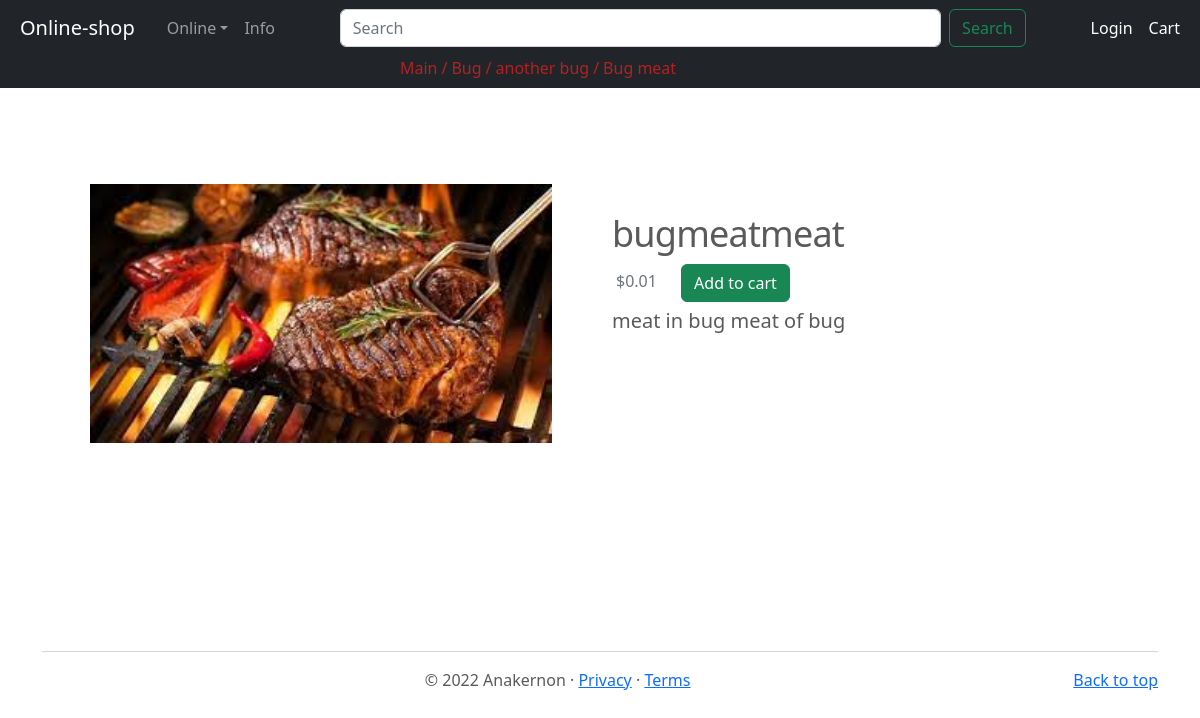
Screenshot of /bug/abug/bugmeat/bugmeatmeat/ with the database file from the repository.
### menu/models.py (models this page shows, shortened)
class Location(models.Model):
    name = models.CharField(max_length = 64, unique = True)

class Menu(models.Model):
    name = models.CharField(max_length = 32, default = "Category name", unique = True)
    link = models.SlugField(unique = True)
    image = models.ImageField(upload_to = "menu/static/menu/images/menu")
    order = models.IntegerField()
    class Meta:
        ordering = ("order",)

class Category(models.Model):
    menu = models.ForeignKey(Menu, related_name = "category", on_delete = models.CASCADE)
    name = models.CharField(max_length = 32, default = "Group name", unique = True)
    link = models.SlugField(unique = True)
    image = models.ImageField(upload_to = "menu/static/menu/images/menu")
    order = models.IntegerField()
    class Meta:
        ordering = ("order",)

class Group(models.Model):
    category = models.ForeignKey(Category, related_name = "group", on_delete = models.CASCADE)
    name = models.CharField(max_length = 32, default = "Products name", unique = True)
    link = models.SlugField(unique = True)
    image = models.ImageField(upload_to = "menu/static/menu/images/menu")
    order = models.IntegerField()
    class Meta:
        ordering = ("order",)

class Product(models.Model):
    location = models.ManyToManyField(Location)
    group = models.ForeignKey(Group, related_name = "product", on_delete = models.CASCADE)
    name = models.CharField(max_length = 50, default = "Product name", unique = True)
    link = models.SlugField(unique = True)
    image = models.ImageField(upload_to = "menu/static/menu/images/products")
    thumbnail = models.ImageField(upload_to = "menu/static/menu/images/products")
    description = models.TextField(blank = True, null = True)
    price = models.DecimalField(max_digits = 7, decimal_places = 2)
    date_added = models.DateTimeField(auto_now_add = True)
    class Meta:
        ordering = ("-date_added",)
    def get_absolute_url(self):
        return f"{self.group.category.menu.link}/{self.group.category.link}/{self.group.link}/{self.link}/"
    def get_image(self):
        if self.image:
            return self.image.url[13:]
        return ""
    def get_thumbnail(self):
        if self.thumbnail:
            return self.thumbnail.url[13:]

### menu/views.py (the view, shortened to what this page needs)
# urls.py: path("<slug:category_link>/<slug:group_link>/<slug:productlist_link>/<slug:product_link>/", ProductView.as_view(), name = "product")
class ProductView(APIView):
    serializer_class = ProductSerializer
    renderer_classes = [TemplateHTMLRenderer]
    template_name = 'menu/carousel/product.html'
    def get(self, request, category_link, group_link, productlist_link, product_link, format = None):
        if not request.session.exists(request.session.session_key):
            request.session.create()
            request.session["session_location"] = Location.objects.get(pk=1).name
        if len(Menu.objects.filter(link = category_link)) > 0:
            if len(Category.objects.filter(link = group_link)) > 0:
                if len(Group.objects.filter(link = productlist_link)) > 0:
                    if len(Product.objects.filter(group__category__menu__link = category_link, group__category__link = group_link, group__link = productlist_link, link = product_link, location__name = request.session["session_location"])) > 0:
                        product = Product.objects.filter(group__category__menu__link = category_link, group__category__link = group_link, group__link = productlist_link, location__name = request.session["session_location"]).get(link = product_link)
                        serializer = ProductSerializer(product)
                        return Response({"data" : serializer.data,
                                                        "locationset" : Location.objects.all(),
                                                        "parent" :  Menu.objects.get(link=category_link),
                                                        "parent1" :  Category.objects.get(link=group_link),
                                                        "parent2" : Group.objects.get(link=productlist_link),
                                                        "location" : request.session['session_location']
                                                    }, status = status.HTTP_200_OK)
                    return Response("Product doesn't exist", status = status.HTTP_404_NOT_FOUND)
                return Response("Products doesn't exist", status = status.HTTP_404_NOT_FOUND)
            return Response("Group doesn't exist", status = status.HTTP_404_NOT_FOUND)
        return Response("Category doesn't exist", status = status.HTTP_404_NOT_FOUND)

### menu/templates/menu/carousel/product.html (shortened to what this page needs)
{% extends 'menu/carousel/base.html' %}
{% block style %}
{% load static %}
<link href="{% static 'menu/search.css' %}"
          rel="stylesheet"
>
{% endblock %}
{% block navigation %}
<nav class="navbar navbar-expand-md navbar-dark  bg-dark">
    <a class="nav-link"
          style="color:firebrick"
          aria-current="page"
          href="\"
    >Main</a>
    <a class="nav-link px-1"
          style="color:firebrick"
          aria-current="page"
    >/</a>
    <a class="nav-link"
          style="color:firebrick"
          aria-current="page"
          href="\{{parent.link}}"
    >{{parent.name}}</a>
    <a class="nav-link px-1"
          style="color:firebrick"
          aria-current="page"
    >/</a>
    <a class="nav-link"
          style="color:firebrick"
          aria-current="page"
          href="\{{parent.link}}/{{parent1.link}}"
    >{{parent1.name}}</a>
    <a class="nav-link px-1"
          style="color:firebrick"
          aria-current="page"
    >/</a>
    <a class="nav-link"
          style="color:firebrick"
          aria-current="page"
          href="\{{parent.link}}/{{parent1.link}}/{{parent2.link}}"
    >{{parent2.name}}</a>
</nav>
{% endblock %}
{% block content %}
<div class="container marketing">
    <div class="py-5"></div>
    {% load static %}
    <div class="row featurette mx-auto">
        <div class="col-md-4 order-md-2">
            <h2 class="featurette-heading fw-normal lh-1"
            >{{data.name}}</h2>
            <form method="post" class="text-muted py-1">
                <span class="text-muted px-1">
                    ${{data.price}}</span>
                <span class="px-2"></span>
                <button class="btn btn-success"
                              name="add-item"
                              value="{{data.id}}"
                >Add to cart</button>
            </form>
            <p class="lead"
            >{{data.description}}</p>
        </div>
        <div class="col-md-6 order-md-1 px-5">
            <img src="{% static data.get_image %}"
                      class="bd-placeholder-img bd-placeholder-img-lg featurette-image img-fluid mx-auto"
                      width="500"
                      height="750"
            ></img>
        </div>
    </div>
    <div class="py-5"></div>
</div>
{% endblock %}

### menu/templates/menu/carousel/base.html (shortened to what this page needs)
<!doctype html>
<html lang="en">
    <head>
        <link href="https://cdn.jsdelivr.net/npm/bootstrap@5.2.0/dist/css/bootstrap.min.css"
                  rel="stylesheet"
        >
        {% block style %}
        {% load static %}
        {% endblock %}
    </head>
    <body>
        <header>
            <nav class="navbar navbar-expand-md navbar-dark fixed-top bg-dark">
                <div class="container-fluid">
                    <a class="navbar-brand px-2"
                          href="\"
                     >Online-shop</a>
                    <div class="collapse navbar-collapse" id="navbarCollapse">
                        <ul class="navbar-nav me-auto mb-2 mb-md-0">
                            <li class="nav-item dropdown">
                                <a class="nav-link dropdown-toggle"
                                      aria-current="page"
                                      href="#"
                                      role="button"
                                      data-bs-toggle="dropdown"
                                      aria-expanded="false"
                                 >{{location}}</a>
                          </li>
                          <li class="nav-item">
                            <a class="nav-link"
                                  aria-current="page"
                                  href="\info"
                            >Info</a>
                          </li>
                        </ul>
                    </div>
                    <form action="{% url 'menu:search' %}"
                               method="get"
                               class="d-flex mx-auto col-sm-7"
                               role="search"
                    >
                        <input name="q"
                                    class="form-control me-2"
                                    type="search"
                                    placeholder="Search"
                                    aria-label="Search"
                        >
                            <button class="btn btn-outline-success"
                                          type="submit"
                            >Search</button>
                    </form>
                    <div class="collapse navbar-collapse" id="navbarCollapse">
                        <ul class="navbar-nav ms-auto mb-2 mb-md-0">
                            <li class="nav-item">
                                {% if user.is_authenticated %}
                                <a class="nav-link active text-capitalize"
                                      href="\profile"
                                >{{user.username}}</a>
                                {% else %}
                                <li class="nav-item">
                                    <a class="nav-link active"
                                          href="\login"
                                    >Login</a>
                                </li>
                                {% endif %}
                            </li>
                            <li class="nav-item">
                                <a class="nav-link active"
                                      href="\cart"
                                >Cart</a>
                            </li>
                        </ul>
                    </div>
                </div>
            </nav>
            {% block navigation %} {% endblock %}
        </header>
        <main>
            {% block content %} {% endblock %}
            <div class="py-5">
            </div>
            <footer class="container text-center" >
                <hr class="featurette-divider"></hr>
                <p  class="float-end">
                    <a href="#">Back to top</a>
                </p>
                <p>&copy; 2022 Anakernon &middot;
                    <a href="https://github.com/Anakernon/online-shop/blob/main/LICENSE"
                    >Privacy</a>
                &middot;
                    <a href="https://github.com/Anakernon/online-shop/blob/main/LICENSE"
                    >Terms</a>
                </p>
            </footer>
        </main>
    </body>
</html>

### menu/static/menu/search.css (style rules this page uses)
body { padding-top: 3rem; padding-bottom: 0rem; color: #5a5a5a; }
.featurette-divider { margin: 1rem 0; }
.featurette-heading { letter-spacing: -.05rem; }
@media (min-width: 32em) { .featurette-heading { font-size: 36px; } }
@media (min-width: 48em) { .featurette-heading { margin-top: 2rem; } }

### menu/templates/menu/carousel/product.html (style rules this page uses)
.bd-placeholder-img { font-size: 1.125rem; text-anchor: middle; -webkit-user-select: none; -moz-user-select: none; user-select: none; }
@media (min-width: 768px) { .bd-placeholder-img-lg { font-size: 3.5rem; } }

### rows the page displays
Location: name "Online"
Menu: name "Bug"
Category: name "another bug"
Group: name "Bug meat"
Product: name "bugmeatmeat", description "meat in bug meat of bug"

### other values shown
{{ data.price }} "0.01"
